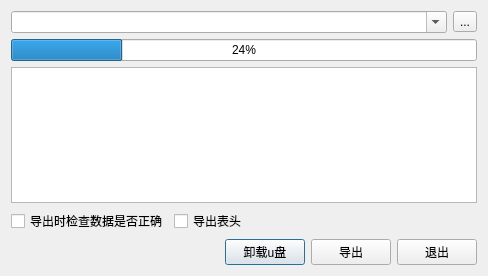
<?xml version="1.0" encoding="UTF-8"?>
<ui version="4.0">
 <class>w_rpt_report_dataExport</class>
 <widget class="QDialog" name="w_rpt_report_dataExport">
  <property name="geometry">
   <rect>
    <x>0</x>
    <y>0</y>
    <width>488</width>
    <height>276</height>
   </rect>
  </property>
  <property name="windowTitle">
   <string>Dialog</string>
  </property>
  <layout class="QVBoxLayout" name="verticalLayout">
   <item>
    <layout class="QHBoxLayout" name="horizontalLayout_3">
     <item>
      <widget class="QComboBox" name="label_path">
       <property name="editable">
        <bool>true</bool>
       </property>
      </widget>
     </item>
     <item>
      <widget class="QToolButton" name="toolButton_getfilepath">
       <property name="text">
        <string>...</string>
       </property>
       <property name="outer_stylesheet" stdset="0">
        <string>pushbutton</string>
       </property>
      </widget>
     </item>
    </layout>
   </item>
   <item>
    <widget class="QProgressBar" name="progressBar">
     <property name="value">
      <number>24</number>
     </property>
    </widget>
   </item>
   <item>
    <widget class="QTextEdit" name="textEdit"/>
   </item>
   <item>
    <layout class="QHBoxLayout" name="horizontalLayout_2">
     <item>
      <widget class="QCheckBox" name="checkBox_checkdata">
       <property name="text">
        <string>导出时检查数据是否正确</string>
       </property>
      </widget>
     </item>
     <item>
      <widget class="QCheckBox" name="checkBox_exportheader">
       <property name="text">
        <string>导出表头</string>
       </property>
      </widget>
     </item>
     <item>
      <spacer name="horizontalSpacer_2">
       <property name="orientation">
        <enum>Qt::Horizontal</enum>
       </property>
       <property name="sizeHint" stdset="0">
        <size>
         <width>297</width>
         <height>17</height>
        </size>
       </property>
      </spacer>
     </item>
    </layout>
   </item>
   <item>
    <layout class="QHBoxLayout" name="horizontalLayout">
     <item>
      <spacer name="horizontalSpacer">
       <property name="orientation">
        <enum>Qt::Horizontal</enum>
       </property>
       <property name="sizeHint" stdset="0">
        <size>
         <width>40</width>
         <height>20</height>
        </size>
       </property>
      </spacer>
     </item>
     <item>
      <widget class="lds_toolbar_button" name="pushButton_umount_upan">
       <property name="text">
        <string>卸载u盘</string>
       </property>
       <property name="outer_stylesheet" stdset="0">
        <string>pushbutton</string>
       </property>
      </widget>
     </item>
     <item>
      <widget class="lds_toolbar_button" name="pushButton_export">
       <property name="text">
        <string>导出</string>
       </property>
       <property name="outer_stylesheet" stdset="0">
        <string>pushbutton</string>
       </property>
      </widget>
     </item>
     <item>
      <widget class="lds_toolbar_button" name="pushButton_exit">
       <property name="text">
        <string>退出</string>
       </property>
       <property name="outer_stylesheet" stdset="0">
        <string>pushbutton</string>
       </property>
      </widget>
     </item>
    </layout>
   </item>
  </layout>
 </widget>
 <customwidgets>
  <customwidget>
   <class>lds_toolbar_button</class>
   <extends>QPushButton</extends>
   <header>lds_toolbar_button.h</header>
  </customwidget>
 </customwidgets>
 <resources/>
 <connections/>
</ui>
